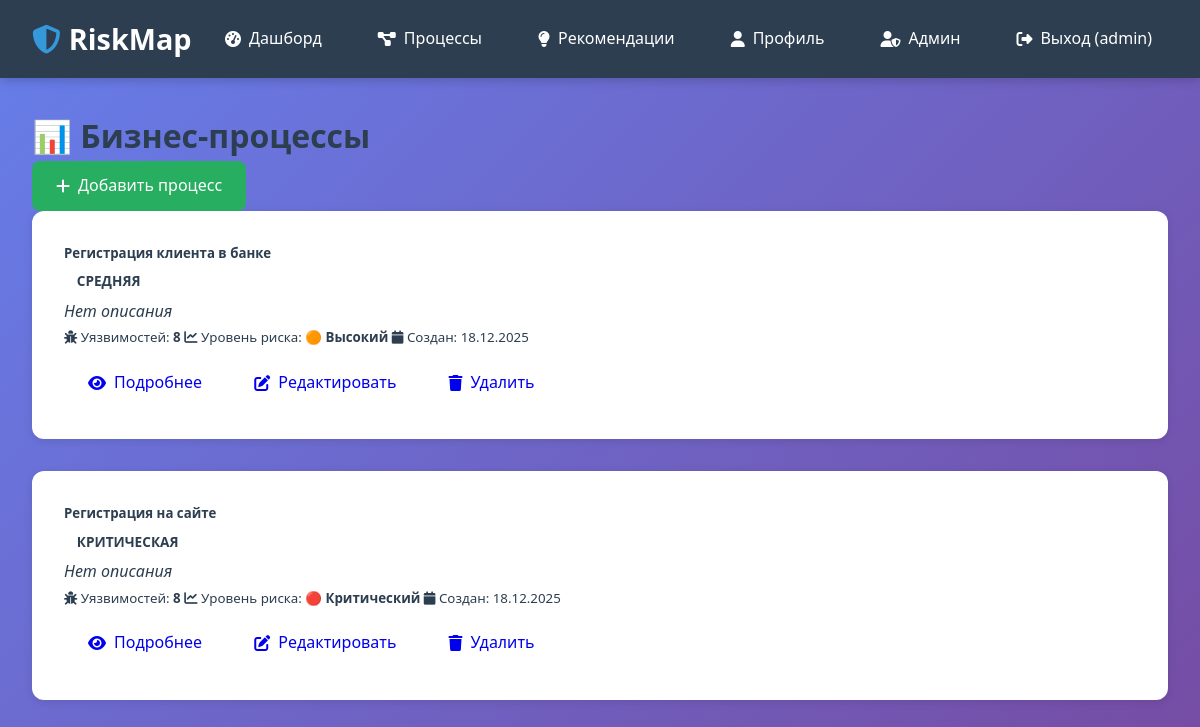
/processes/ (signed in), run on an earlier commit of the app's database.
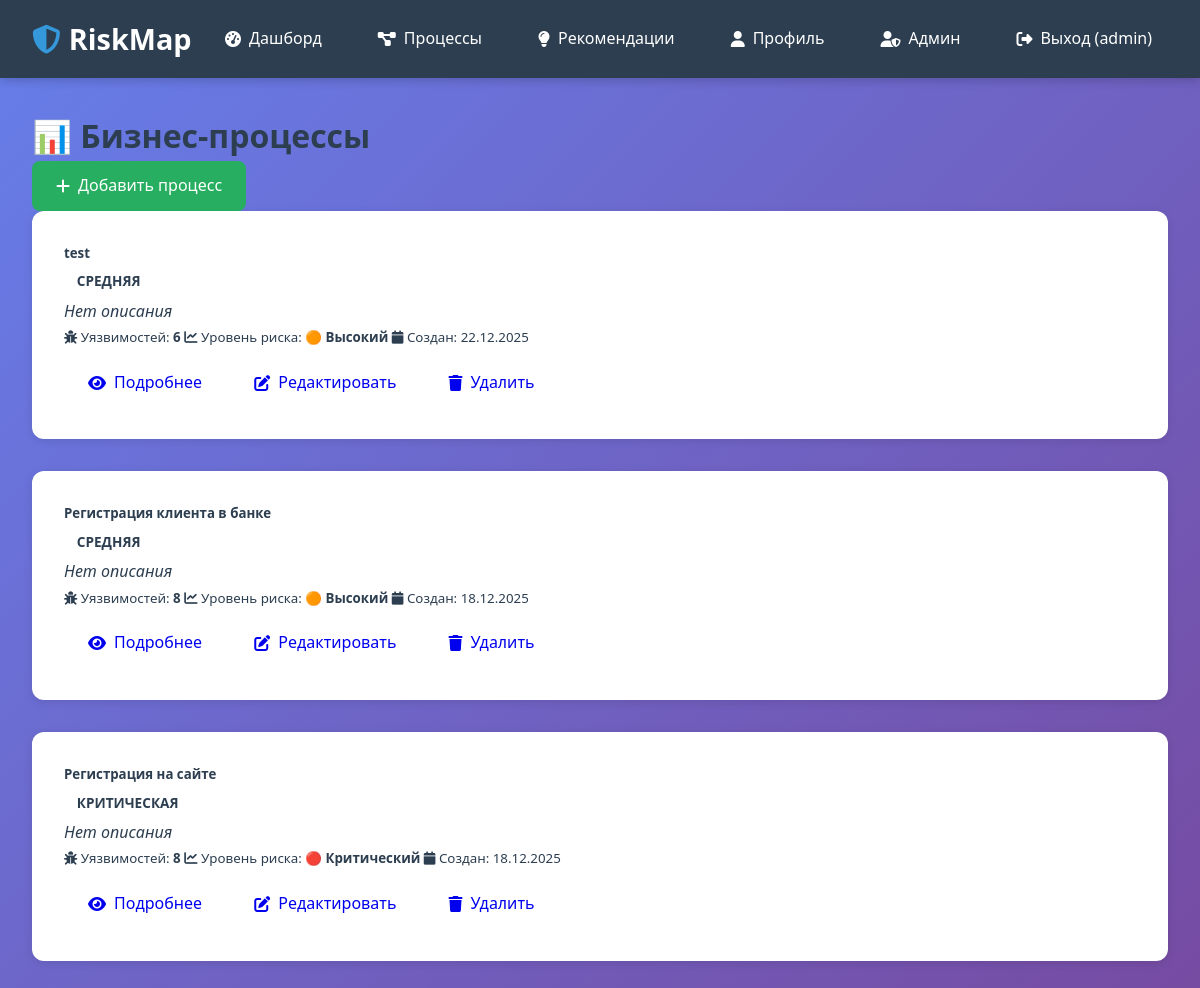
And on a later commit of the database.
### apps/core/models.py (models this page shows, shortened)
class BusinessProcess(models.Model):
    CRITICALITY_CHOICES = [
        ('low', 'Низкая'),
        ('medium', 'Средняя'),
        ('high', 'Высокая'),
        ('critical', 'Критическая'),
    ]
    name = models.CharField('Название', max_length=255)
    description = models.TextField('Описание', blank=True)
    owner = models.ForeignKey(
        User,
        on_delete=models.CASCADE,
        related_name='business_processes',
        verbose_name='Владелец'
    )
    criticality = models.CharField(
        'Критичность',
        max_length=20,
        choices=CRITICALITY_CHOICES,
        default='medium'
    )
    created_at = models.DateTimeField('Дата создания', auto_now_add=True)
    updated_at = models.DateTimeField('Дата обновления', auto_now=True)
    is_active = models.BooleanField('Активен', default=True)
    class Meta:
        verbose_name = 'Бизнес-процесс'
        verbose_name_plural = 'Бизнес-процессы'
        ordering = ['-created_at']
    @property
    def vulnerability_count(self):
        return self.vulnerabilities.count()
    @property
    def risk_score(self):
        vulnerabilities = self.vulnerabilities.all()
        if not vulnerabilities:
            return 0
        return sum(v.severity_score for v in vulnerabilities) / len(vulnerabilities)

### apps/core/views.py (the view)
# urls.py: path('processes/', views.business_process_list, name='process_list'),
@login_required
def business_process_list(request):
    processes = BusinessProcess.objects.filter(owner=request.user)
    show_inactive = request.GET.get('show_inactive') == 'true'
    if not show_inactive:
        processes = processes.filter(is_active=True)
    context = {
        'processes': processes,
        'show_inactive': show_inactive,
    }
    return render(request, 'core/business_process_list.html', context)

### apps/core/models.py (called while the page is built)
    @property
    def severity_score(self):
        return self.severity * 20

### templates/core/business_process_list.html (shortened to what this page needs)
{% extends 'base.html' %}
{% block content %}
<div class="container-fluid py-4">
    <div class="d-flex justify-content-between align-items-center mb-4">
        <h1 class="h2">📊 Бизнес-процессы</h1>
        <div class="btn-group">
            <a href="{% url 'core:process_create' %}" class="btn btn-success">
                <i class="fas fa-plus"></i> Добавить процесс
            </a>
        </div>
    </div>
    {% if processes %}
        <div class="row">
            {% for process in processes %}
            <div class="col-lg-6 col-xl-4 mb-4">
                <div class="card shadow h-100">
                    <div class="card-body">
                        <div class="d-flex justify-content-between align-items-start mb-2">
                            <h5 class="card-title">{{ process.name }}</h5>
                            <span class="badge bg-{% if process.criticality == 'critical' %}danger{% elif process.criticality == 'high' %}warning{% else %}info{% endif %}">
                                {{ process.get_criticality_display }}
                            </span>
                        </div>
                        <p class="card-text text-muted">
                            {% if process.description %}
                                {{ process.description|truncatewords:15 }}
                            {% else %}
                                <em>Нет описания</em>
                            {% endif %}
                        </p>
                        <div class="mb-3">
                            <small class="text-muted d-block">
                                <i class="fas fa-bug"></i> Уязвимостей: <strong>{{ process.vulnerability_count }}</strong>
                            </small>
                            <small class="text-muted d-block">
                                <i class="fas fa-chart-line"></i> Уровень риска:
                                <strong>
                                    {% if process.risk_score >= 80 %}
                                        <span class="text-danger">🔴 Критический</span>
                                    {% elif process.risk_score >= 60 %}
                                        <span class="text-warning">🟠 Высокий</span>
                                    {% elif process.risk_score >= 40 %}
                                        <span class="text-info">🟡 Средний</span>
                                    {% else %}
                                        <span class="text-success">🟢 Низкий</span>
                                    {% endif %}
                                </strong>
                            </small>
                            <small class="text-muted d-block">
                                <i class="fas fa-calendar"></i> Создан: {{ process.created_at|date:"d.m.Y" }}
                            </small>
                        </div>
                        <div class="progress mb-3" style="height: 8px;">
                        </div>
                        <div class="btn-group btn-group-sm w-100" role="group">
                            <a href="{% url 'core:process_detail' process.pk %}" class="btn btn-outline-primary">
                                <i class="fas fa-eye"></i> Подробнее
                            </a>
                            <a href="{% url 'core:process_edit' process.pk %}" class="btn btn-outline-warning">
                                <i class="fas fa-edit"></i> Редактировать
                            </a>
                            <a href="{% url 'core:process_delete' process.pk %}" class="btn btn-outline-danger">
                                <i class="fas fa-trash"></i> Удалить
                            </a>
                        </div>
                    </div>
                </div>
            </div>
            {% endfor %}
        </div>
    {% endif %}
</div>
{% endblock %}

What changed in the data, as far as the page shows it:
added BusinessProcess: name "test", criticality "СРЕДНЯЯ", description "Нет описания", vulnerability_count "6", shows "🟠 Высокий", created_at "22.12.2025"
